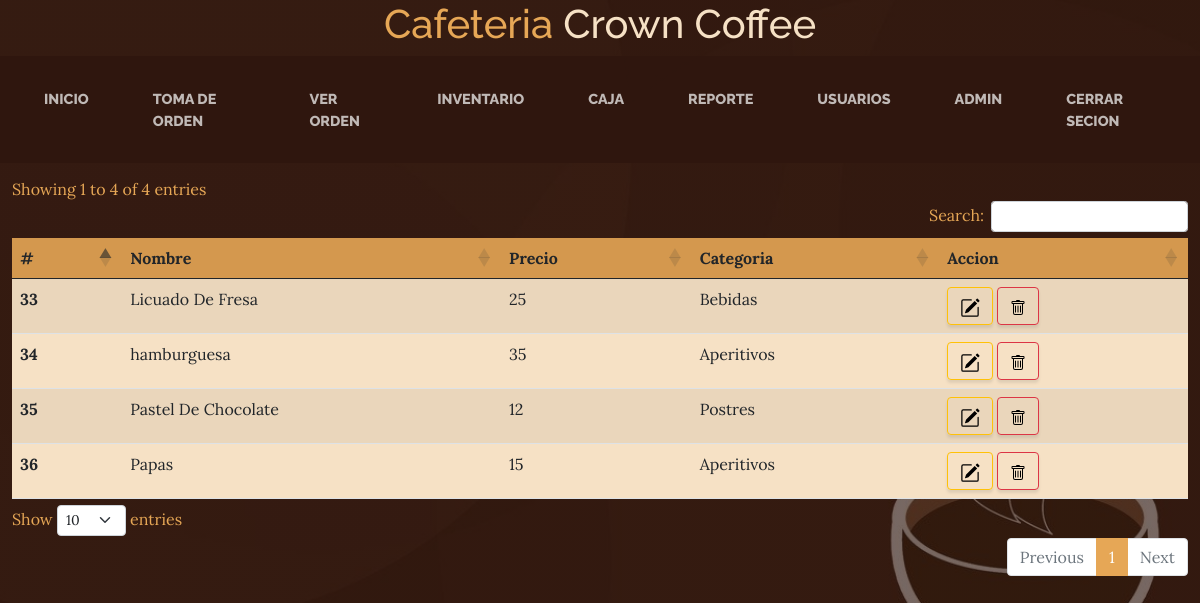
The app's page /inv-recetasprincipal.php (signed in) with its own data.
### tables this page shows
CREATE TABLE `producto_menu` (
  `id_producto_m` int(11) NOT NULL,
  `nombre_prod_m` varchar(255) NOT NULL,
  `costo_prod_m` int(11) DEFAULT NULL,
  `precio_prod_m` int(11) NOT NULL,
  `id_uni_m` int(11) DEFAULT NULL,
  `estado_prod_m` int(11) DEFAULT 1,
  `visible_prod_m` int(11) DEFAULT 1,
  `tmprepa_prod_m` varchar(255) DEFAULT NULL,
  `descrip_prod_m` varchar(255) NOT NULL,
  `id_cat_prod_menu` int(11) NOT NULL,
  `img` mediumblob DEFAULT NULL,
  `nombre_img` varchar(100) DEFAULT NULL,
  `tipo_img` varchar(50) DEFAULT NULL
);

CREATE TABLE `categoria_prod_menu` (
  `id_cat_prod_menu` int(11) NOT NULL,
  `nombre_cat` varchar(100) NOT NULL,
  `descripcion_cat` varchar(255) DEFAULT NULL
);

### inv-recetasprincipal.php (the view, shortened to what this page needs)
<?php
    include("db.php");
?>
<?php include("includes/header.php"); ?>
<?php include("includes/nav.php"); ?>
    <div class="container-xxl text-primary">
        <table class="table table-striped compact" id="datatable">
            <thead class="cta">
                <tr>
                    <th scope="col">#</th>
                    <th scope="col">Nombre</th>
                    <th scope="col">Precio</th>
                    <th scope="col">Categoria</th>
                    <th scope="col">Accion</th>
                </tr>
            </thead>
            <tbody class="bg-faded">
                <?php
                    $categoria = "SELECT * FROM producto_menu";
                    $resultado = mysqli_query($conexion, $categoria);
                    while($row=mysqli_fetch_assoc($resultado)){
                ?>
                <tr>
                    <th scope="row"><?php echo $row["id_producto_m"] ?></th>
                    <td><?php echo $row["nombre_prod_m"] ?></td>
                    <td><?php echo $row["precio_prod_m"] ?></td>
                    <td>
                    <?php
                            $id_catt = $row["id_cat_prod_menu"];
                            $cons_categoria_sl = "SELECT * FROM categoria_prod_menu WHERE id_cat_prod_menu = '$id_catt'";
                            $res_cons_cat_sl =mysqli_query($conexion, $cons_categoria_sl);
                            while($row3=mysqli_fetch_array($res_cons_cat_sl)){
                                $nombr_cat_m_sl = $row3['nombre_cat'];
                                echo $nombr_cat_m_sl;
                            }
                        ?>
                    </td>
                    <td>
                        <a class="btn btn-outline-warning" href="inv-receta-modal.php?var=<?php echo $row["id_producto_m"]; ?>">
                            <img class="d-line" src="img/pencil-square.svg" alt=""  href="inv-receta-modal.php?var=<?php echo $row["id_producto_m"]; ?>">
                        </a>
                        <a class="btn btn-outline-danger" href="" data-bs-toggle="modal" data-bs-target="#modal_eliminar<?php echo $row["id_producto_m"]; ?>" data-bs-whatever="@mdo">
                            <img class="d-inline" src="img/trash.svg" alt="">
                        </a>
                    </td>
                </tr>
                <?php
                    }
                ?>
            </tbody>
        </table>
    </div>
    <?php include("includes/footer.php"); ?>

### records on screen
producto_menu: id_producto_m "33", nombre_prod_m "Licuado De Fresa", precio_prod_m "25"
categoria_prod_menu: nombre_cat "Bebidas"
producto_menu: id_producto_m "34", nombre_prod_m "hamburguesa", precio_prod_m "35"
categoria_prod_menu: nombre_cat "Aperitivos"
producto_menu: id_producto_m "35", nombre_prod_m "Pastel De Chocolate", precio_prod_m "12"
categoria_prod_menu: nombre_cat "Postres"
producto_menu: id_producto_m "36", nombre_prod_m "Papas", precio_prod_m "15"

### other values on screen
$_SESSION['usuario'] "ADMIN"
